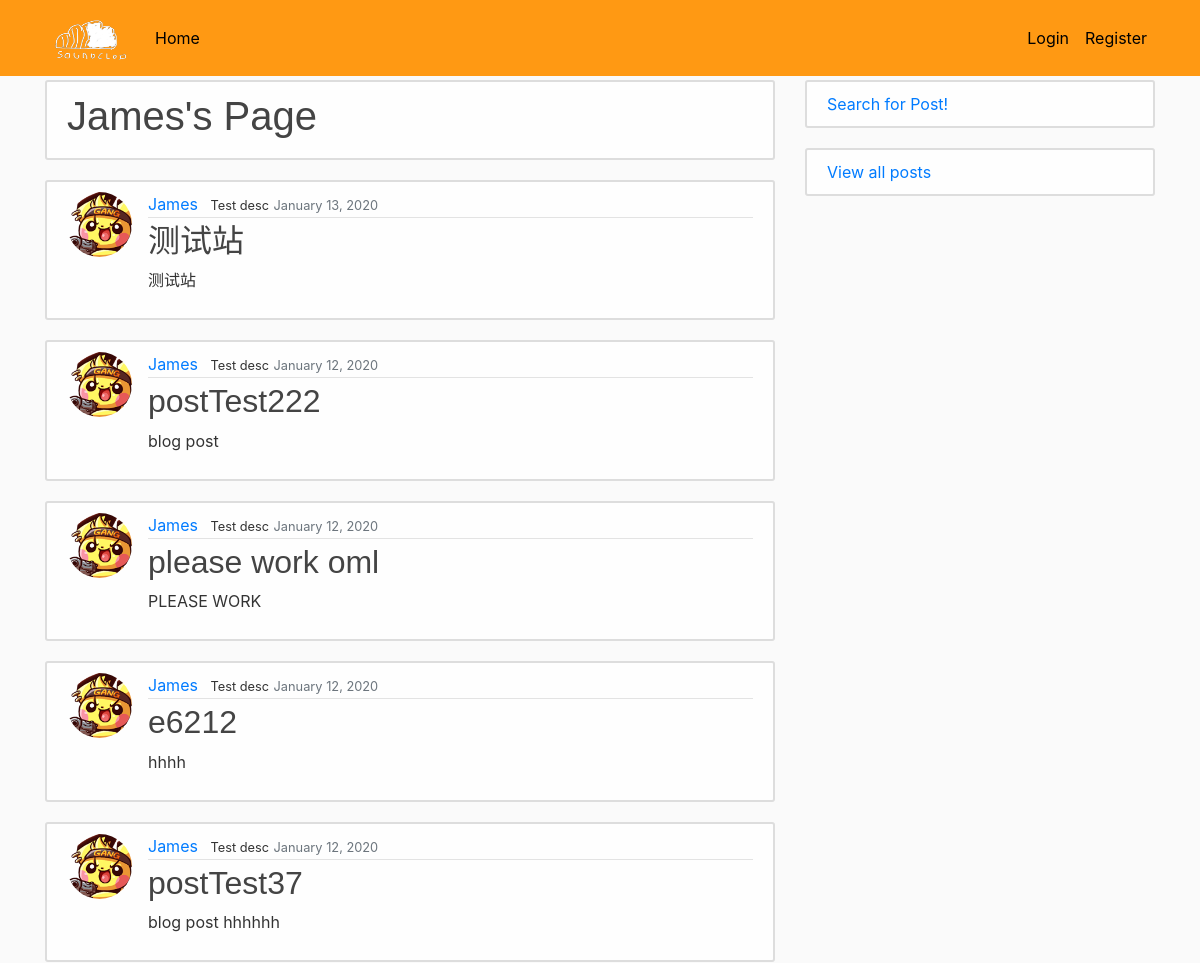
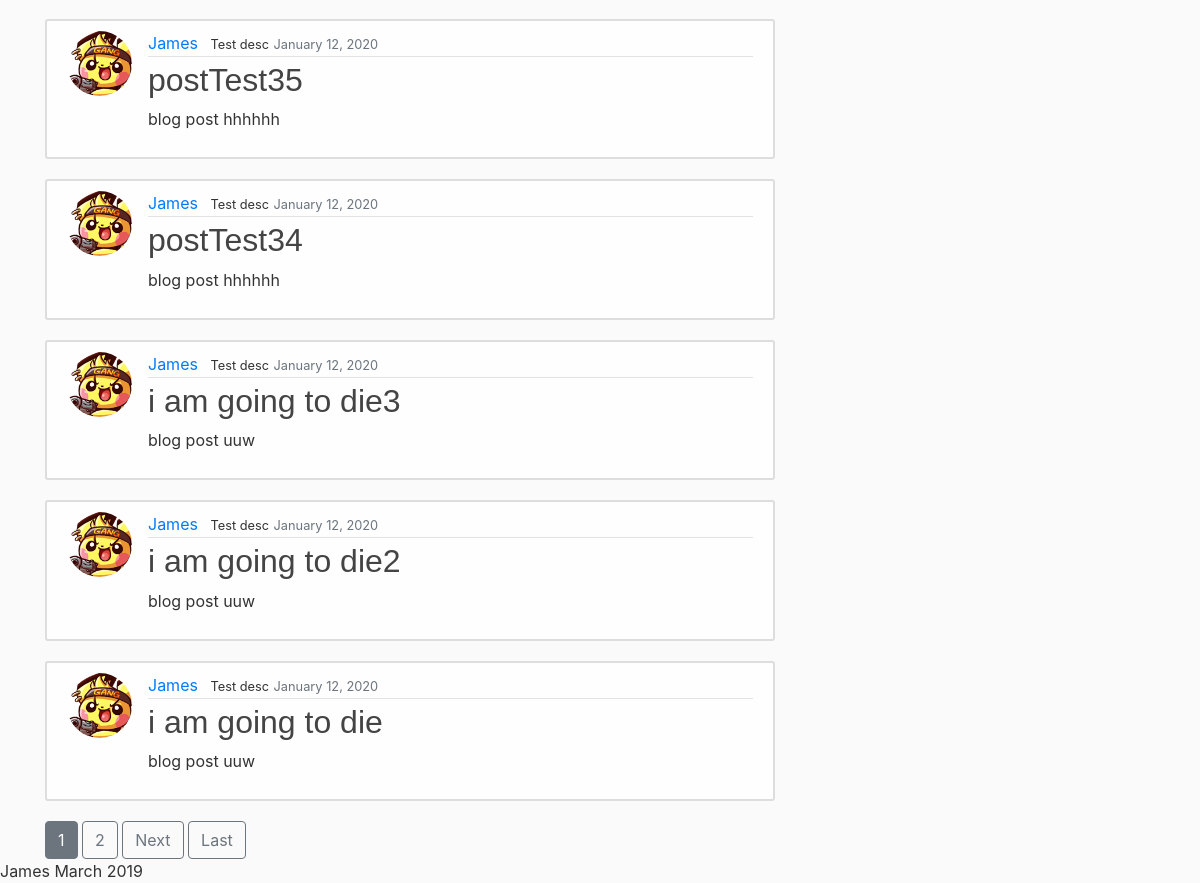
The page /user/James/ on the database as committed earlier (2 pictures, top to bottom).
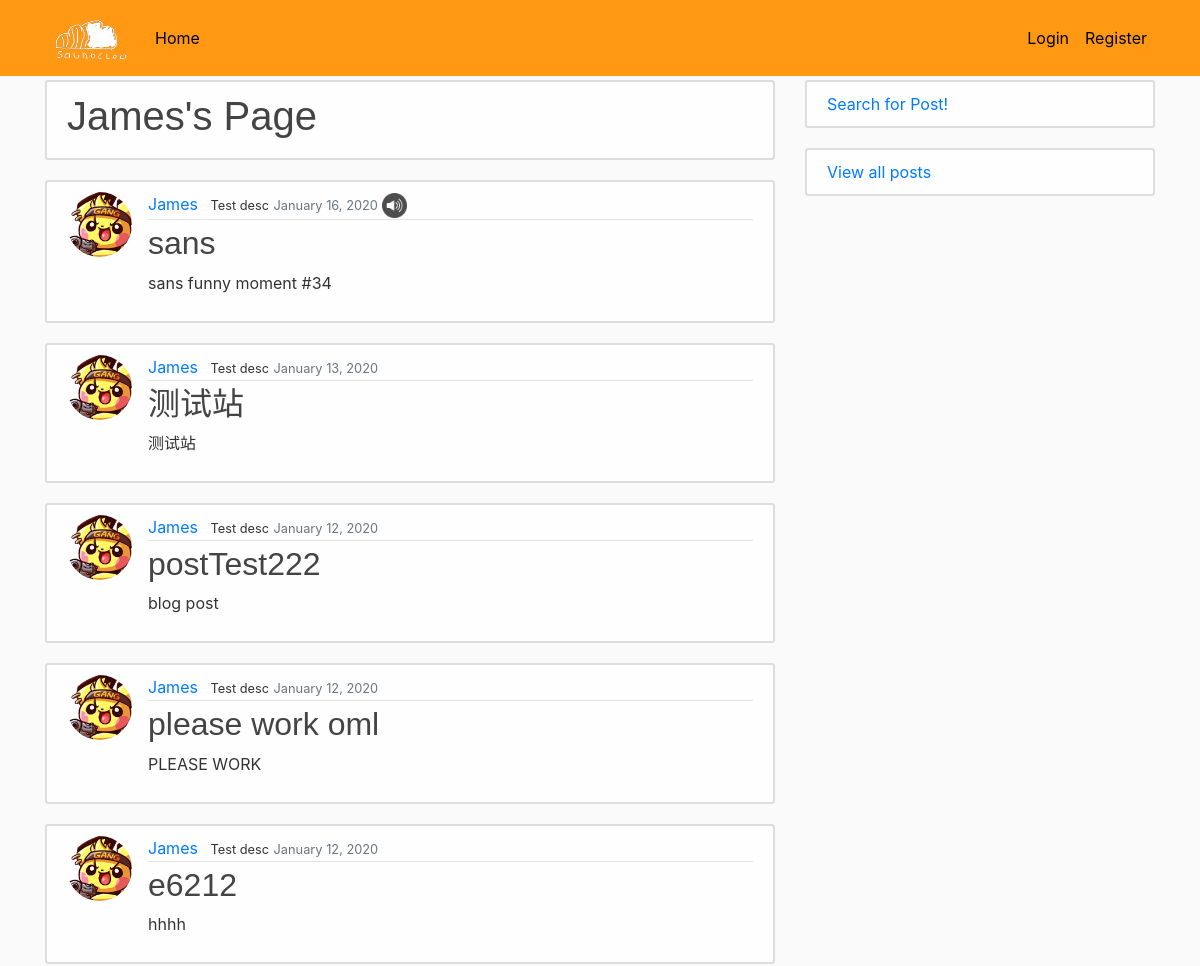
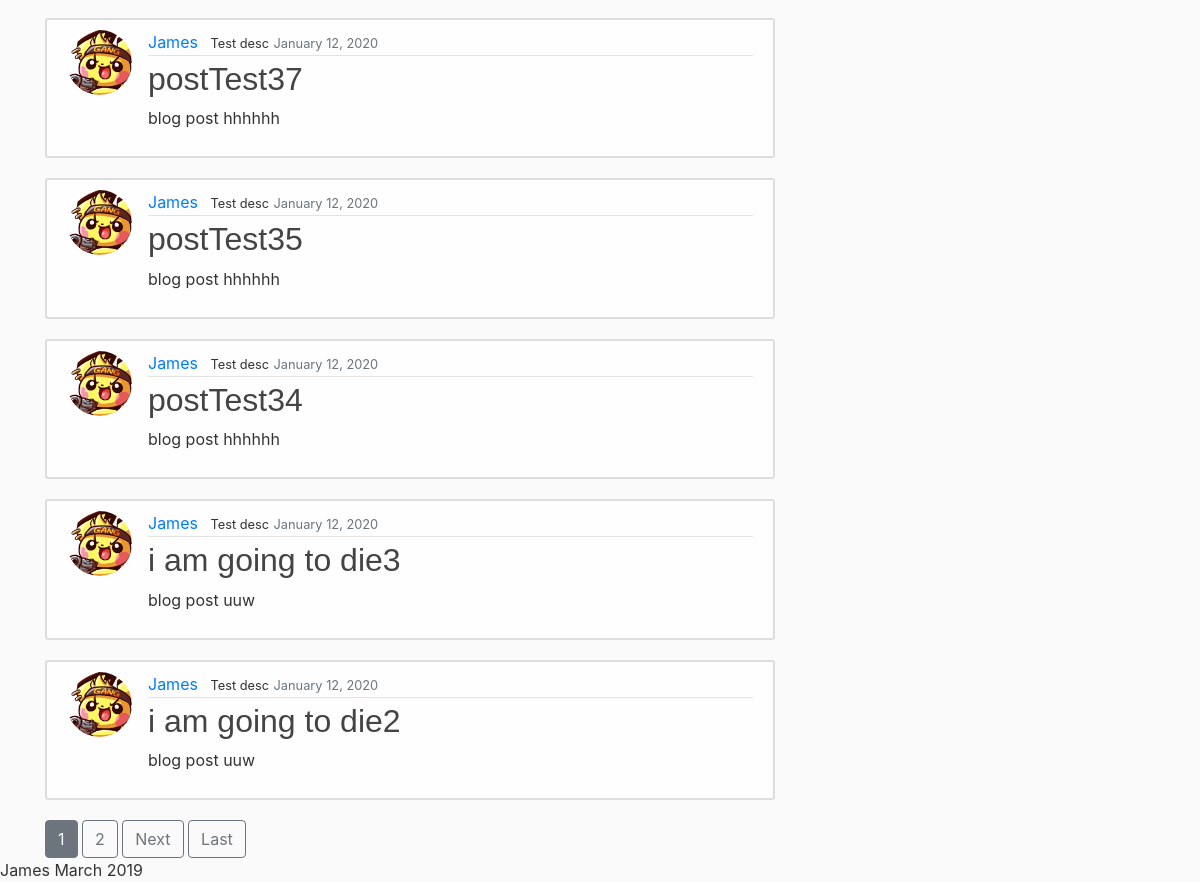
The same page on the database as committed later (2 pictures, top to bottom).
### main/models.py (models this page shows, shortened)
class Post(models.Model): #Defines the class as a model
    title = models.CharField(max_length=50, unique=True) #The title of the post
    slug = models.SlugField(max_length=50, unique=True) #URL Friendly title. Has to be unique to stop collisions when searching for posts via url
    userID = models.ForeignKey(User, on_delete= models.CASCADE,related_name='blog_posts') #Defines who created the post
    updated = models.DateTimeField(auto_now= True) #When the post was last updated / changed
    content = models.TextField() #Displays the actual content of the post
    summary = models.CharField(max_length=100, default = "blog post")
    published = models.DateTimeField(auto_now_add=True) #Holds the date and time when the post was first published (used for ordering)
    status = models.IntegerField(choices=STATUS, default=0) #Whether the post has been published or is still being drafted
    audio = models.FileField(upload_to='media/audio', validators=[audioFile], blank=True) #Holds data for audio files
    tag1 = models.IntegerField(choices=TAGS, default="none")
    tag2 = models.IntegerField(choices=TAGS, default="none")
    class Meta:
        ordering = ['-published'] #Defines the ordering of the data, which is by the date it was published (newest first)

### users/models.py (models this page shows, shortened)
class Profile(models.Model): #Defines the model that extends the User model
    user = models.OneToOneField(User, on_delete=models.CASCADE) #Defines a one-to-one model with User
    pfp = models.ImageField(default='media/pfps/default.png', upload_to='media/pfps') #Define field that will hold profile pictures
    description = models.TextField(max_length=200, default="", blank=True) #User Profile description

### main/views.py (the view)
# urls.py: path('user/<str:username>/', viewUser.as_view(), name='user-posts'), #URL for custom user profiles
class viewUser(ListView): #Defines the main page of the website (the index)
    model = Post #Defines the model used for this class as the Post model
    template_name = 'main/user_posts.html' #Ensures that the template used is the index.html template
    context_object_name = 'posts' #Defines how the model used will be referred to as in the template
    paginate_by = 10 #Displays 10 posts per page
    def get_queryset(self): #Function to check if the user actually exists
        user = get_object_or_404(User, username=self.kwargs.get('username')) #If a user with the username in the URL exists, continue
        return Post.objects.filter(userID=user).filter(status=1).order_by("-published")

### main/templates/main/user_posts.html (shortened to what this page needs)
{% extends "main/base.html" %}
{% load static %}
{% block content %}
  <div class = "content-section">
        <div class="media">
            <div class="media-body">
                <h2 class="account-heading">{{ view.kwargs.username }}'s Page</h2>
            </div>
        </div>
  </div>
  {% for post in posts %}
    <article class="media content-section">
      <img class="rounded-circle article-img" src="{{ post.userID.profile.pfp.url }}">
      <div class="media-body">
        <div class="article-metadata">
          <a class="mr-2" href="{% url "user-posts" post.userID %}">{{ post.userID }}</a>
          <small class"mr-2"> {{post.userID.profile.description}}</small>
          <small class="text-muted">{{ post.published|date:"F d, Y" }}</small>
          {% if post.audio %}
          <img src="{% static "main/images/audio.png" %}" style="width:25px;height:25px;" title="Contains audio">
          {% endif %}
        </div>
        <h2><a class="article-title" href="{% url 'post-detail' post.userID post.slug %}">{{ post.title }}</a></h2>
        <p class="article-content">{{ post.summary }}</p>
      </div>
    </article>
  {% endfor %}
  {% if is_paginated %}
    {% for num in page_obj.paginator.page_range %}
      {% if page_obj.number == num %}
        <a class="btn btn-secondary" href="?page={{ num }}">{{ num }}</a>
      {% elif num > page_obj.number|add:'-3' and num < page_obj.number|add:'3' %}
        <a class="btn btn-outline-secondary" href="?page={{ num }}">{{ num }}</a>
      {% endif %}
    {% endfor %}
    {% if page_obj.has_next %}
      <a class="btn btn-outline-secondary" href="?page={{ page_obj.next_page_number }}">Next</a>
      <a class="btn btn-outline-secondary" href="?page={{ page_obj.paginator.num_pages }}">Last</a>
    {% endif %}
  {% endif %}
{% endblock content %}

### main/templates/main/base.html (shortened to what this page needs)
{% load static %}
<!DOCTYPE html>
<html>
<head>
    <link rel="stylesheet" href="https://stackpath.bootstrapcdn.com/bootstrap/4.4.1/css/bootstrap.min.css">
    <link rel="stylesheet" type="text/css" href="{% static 'main/style.css' %}">
</head>
<body>
    <header class="site-header">
      <nav class="navbar navbar-expand-md navbar-dark bg-orange fixed-top">
        <div class="container">
          <a class="navbar-brand" href="{% url 'feed' %}">
              <img src="{% static "main/images/sc.png" %}" title="Soundclod" style="width:86px;height:50px;"/>
            </a>
          <div class="collapse navbar-collapse" id="navbarToggle">
            <div class="navbar-nav mr-auto">
              <a class="nav-item nav-link" href="{% url 'feed' %}">Home</a>
            </div>
            <div class="navbar-nav">
              {% if user.is_authenticated %}
                <a class="nav-item nav-link" href="{% url 'post-create' %}">Create Post</a>
                <a class="nav-item nav-link" href="{% url 'logout' %}">Logout</a>
                <a class="nav-item nav-link" href={% url 'profile' %}>{{user.username}}</a>
                <a class="nav-item nav-link" href={% url 'profile' %}><img src="{{user.profile.pfp.url}}" class="rounded-circle" style=width:40px;height:40px;></a>
              {% else %}
                <a class="nav-item nav-link" href="{% url 'login' %}">Login</a>
                <a class="nav-item nav-link" href="{% url 'register' %}">Register</a>
              {% endif %}
            </div>
          </div>
        </div>
      </nav>
    </header>
    <main role="main" class="container">
      <div class="row">
        <div class="col-md-8">
          {% block content %}{% endblock %}
        </div>
        <div class="col-md-4">
              <div class="content-section"><a href="{% url 'search' %}">Search for Post!</a></div>
              <div class="content-section"><a href="{% url 'post-index' %}">View all posts</a></div>
          </div>
        </div>
    </main>
</body>
<footer>James March 2019</footer>
</html>

### main/static/main/style.css (style rules this page uses)
body { background: #fafafa; color: #333333; margin-top: 5rem; }
h1, h2, h3, h4, h5, h6 { color: #444444; font-family: 'Public Sans', sans-serif; }
.bg-orange { background-color: #ff9913; }
.site-header .navbar-nav .nav-link { color: #000000; }
.content-section { background: #ffffffd7; padding: 10px 20px; border: 2px solid #dddddd; border-radius: 3px; margin-bottom: 20px; }
.article-title { color: #444444; }
.article-content { white-space: pre-line; }
.article-img { height: 65px; width: 65px; margin-right: 16px; }
.article-metadata { padding-bottom: 1px; margin-bottom: 4px; border-bottom: 1px solid #e3e3e3 }
.account-heading { font-size: 2.5rem; }

Rows that differ between the two databases and show on the page:
no longer on this page (row edited): Post: userID.profile.pfp (picture), userID "James", userID.profile.description "Test desc", published "January 12, 2020", title "i am going to die", summary "blog post uuw"
added Post: userID.profile.pfp (picture), userID "James", userID.profile.description "Test desc", published "January 16, 2020", title "sans", summary "sans funny moment #34"
